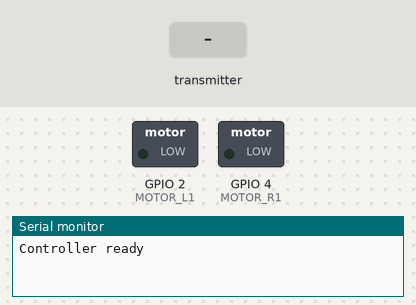
Bench run of a sketch on a simulated ESP32. Shown: switched loads named in the sketch (green lamp = pin HIGH), the last lines printed to the serial monitor. The test bench sets the inputs (shaded band).

Above: at 1.2 s.
1.3 s: the transmitter starts sending throttle = 1024
At 2.3 s:
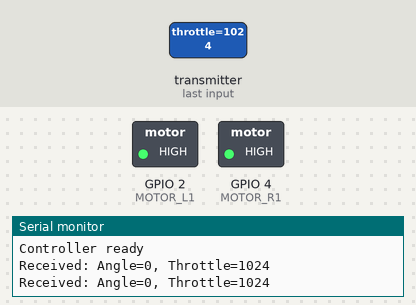
7.3 s: the transmitter starts sending throttle = 0
At 8.0 s:
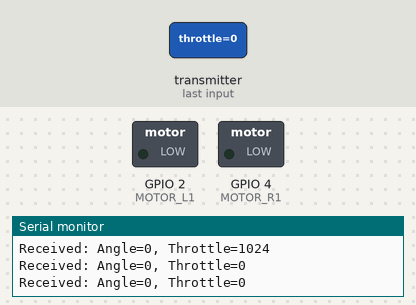
Timing chart, 0 to 9.8 s (numbered marks = the images above; inputs shaded):
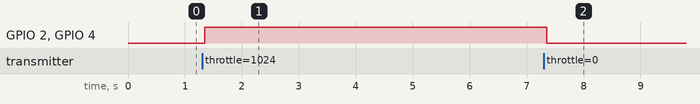

The sketch:

basic_control.ino
```cpp
// -- UNCHECKED CODE --

// Raspberry Pi Pico W - Controller and Receiver using ESP-NOW
#include <WiFi.h>
#include <esp_now.h>
#include <Servo.h>

// Controller or Receiver
#define ROLE_CONTROLLER 1
#define ROLE_RECEIVER 2
#define ROLE ROLE_CONTROLLER // Change to ROLE_RECEIVER for the receiver

// Servo and Motor Pins (Receiver)
#define SERVO_PIN 15
#define MOTOR_L1 2
#define MOTOR_L2 3
#define MOTOR_R1 4
#define MOTOR_R2 5

// Control values
int angle = 90;      // Default angle for the servo
int throttle = 0;    // Default throttle value

Servo servo;

// ESP-NOW peer address
uint8_t peerAddress[] = {0x24, 0x6F, 0x28, 0xFF, 0xFF, 0xFF}; // Replace with receiver MAC

// Structure to hold control data
typedef struct struct_message {
    int angle;
    int throttle;
} struct_message;

struct_message controlData;

// Callback for receiving data
void OnDataRecv(const uint8_t *mac, const uint8_t *incomingData, int len) {
    memcpy(&controlData, incomingData, sizeof(controlData));
    angle = controlData.angle;
    throttle = controlData.throttle;
    servo.write(angle);
    analogWrite(MOTOR_L1, throttle);
    analogWrite(MOTOR_R1, throttle);
    Serial.printf("Received: Angle=%d, Throttle=%d\n", angle, throttle);
}

// Sending data
void sendControlData(int angle, int throttle) {
    controlData.angle = angle;
    controlData.throttle = throttle;
    esp_now_send(peerAddress, (uint8_t *) &controlData, sizeof(controlData));
}

void setup() {
    Serial.begin(115200);
    WiFi.mode(WIFI_STA);
    if (esp_now_init() != ESP_OK) {
        Serial.println("Error initializing ESP-NOW");
        return;
    }
    esp_now_register_recv_cb(OnDataRecv);

    if (ROLE == ROLE_RECEIVER) {
        servo.attach(SERVO_PIN);
        pinMode(MOTOR_L1, OUTPUT);
        pinMode(MOTOR_L2, OUTPUT);
        pinMode(MOTOR_R1, OUTPUT);
        pinMode(MOTOR_R2, OUTPUT);
        Serial.println("Receiver ready");
    } else {
        esp_now_peer_info_t peerInfo;
        memcpy(peerInfo.peer_addr, peerAddress, 6);
        peerInfo.channel = 0;
        peerInfo.encrypt = false;
        if (esp_now_add_peer(&peerInfo) != ESP_OK) {
            Serial.println("Failed to add peer");
            return;
        }
        Serial.println("Controller ready");
    }
}

void loop() {
    if (ROLE == ROLE_CONTROLLER) {
        if (Serial.available() > 0) {
            angle = Serial.parseInt();
            throttle = Serial.parseInt();
            sendControlData(angle, throttle);
            Serial.printf("Sent: Angle=%d, Throttle=%d\n", angle, throttle);
        }
    }
}
```

Measured:
- after the input at 1.3 s, GPIO 2 (MOTOR_L1), GPIO 4 (MOTOR_R1): LOW → HIGH after 0.05 s
- after the input at 7.3 s, GPIO 2 (MOTOR_L1), GPIO 4 (MOTOR_R1): HIGH → LOW after 0.05 s
